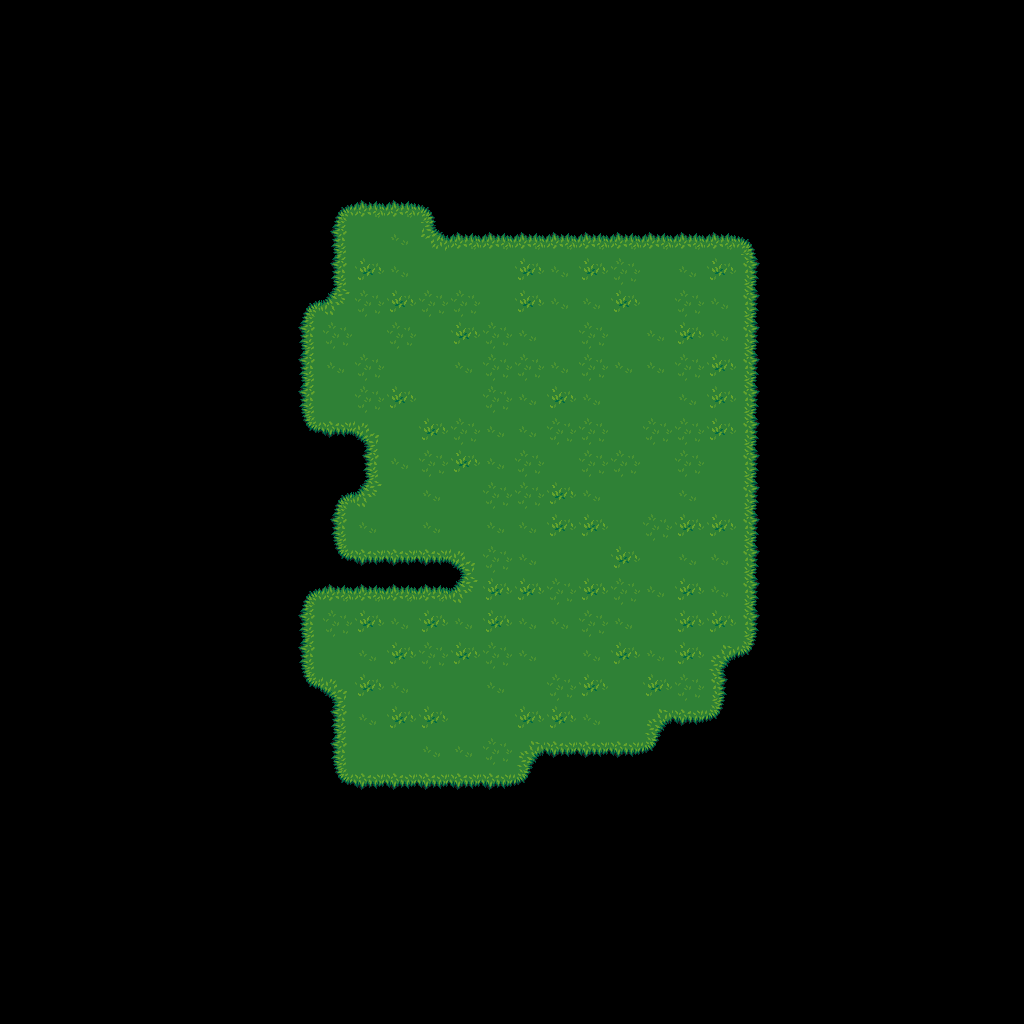

Rendered tile map (Tiled .tmx) drawn with the repository's tilesets; below, a short description and the map source with its tile grids summarised:
An orthogonal 32x32 tile map with 32x32 px tiles, 1 tile layer (Tile Layer 1), 4 tilesets.

<map version="1.0" orientation="orthogonal" renderorder="left-down" width="32" height="32" tilewidth="32" tileheight="32" nextobjectid="1">
 <tileset firstgid="1" name="grass" tilewidth="32" tileheight="32" tilecount="18" columns="3">
  <image source="tiles/grass.png" width="96" height="192" />
  <terraintypes>
   <terrain name="grass" tile="10" />
  </terraintypes>
  <tile id="1" terrain="0,0,0," />
  <tile id="2" terrain="0,0,,0" />
  <tile id="4" terrain="0,,0,0" />
  <tile id="5" terrain=",0,0,0" />
  <tile id="6" terrain=",,,0" />
  <tile id="7" terrain=",,0,0" />
  <tile id="8" terrain=",,0," />
  <tile id="9" terrain=",0,,0" />
  <tile id="10" terrain="0,0,0,0" />
  <tile id="11" terrain="0,,0," />
  <tile id="12" terrain=",0,," />
  <tile id="13" terrain="0,0,," />
  <tile id="14" terrain="0,,," />
  <tile id="15" terrain="0,0,0,0" />
  <tile id="16" terrain="0,0,0,0" />
  <tile id="17" terrain="0,0,0,0" />
 </tileset>
 <tileset firstgid="19" name="watergrass" tilewidth="32" tileheight="32" tilecount="18" columns="3">
  <image source="tiles/watergrass.png" width="96" height="192" />
  <terraintypes>
   <terrain name="water-grass" tile="10" />
  </terraintypes>
  <tile id="1" terrain="0,0,0," />
  <tile id="2" terrain="0,0,,0" />
  <tile id="4" terrain="0,,0,0" />
  <tile id="5" terrain=",0,0,0" />
  <tile id="6" terrain=",,,0" />
  <tile id="7" terrain=",,0,0" />
  <tile id="8" terrain=",,0," />
  <tile id="9" terrain=",0,,0" />
  <tile id="10" terrain="0,0,0,0" />
  <tile id="11" terrain="0,,0," />
  <tile id="12" terrain=",0,," />
  <tile id="13" terrain="0,0,," />
  <tile id="14" terrain="0,,," />
  <tile id="15" terrain="0,0,0,0" />
  <tile id="16" terrain="0,0,0,0" />
  <tile id="17" terrain="0,0,0,0" />
 </tileset>
 <tileset firstgid="37" name="signs" tilewidth="32" tileheight="32" tilecount="6" columns="3">
  <image source="tiles/signs.png" width="96" height="64" />
 </tileset>
 <tileset firstgid="43" name="bridges" tilewidth="32" tileheight="32" tilecount="42" columns="6">
  <image source="tiles/bridges.png" width="192" height="224" />
 </tileset>
 <layer name="Tile Layer 1" width="32" height="32">
  <data>[1024 cells, 252 non-empty, 16 distinct tile ids]</data>
 </layer>
</map>
